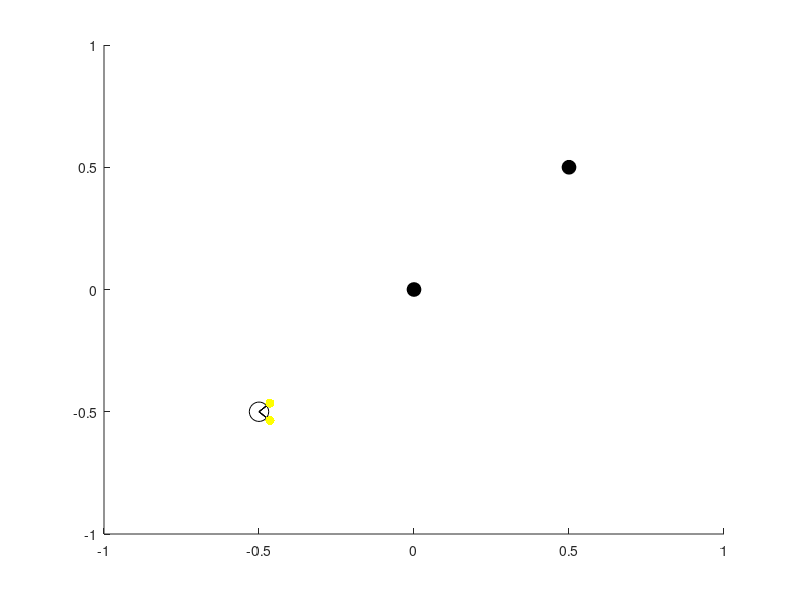

Recreate this plot in MATLAB.
clear             % Empty global memory

T  = 100;         % Simulation time per run
DT = 0.05;        % Integration time-step

% Parameters
N_AGENTS  = 1;    % Number of agents
N_OBJECTS = 2;    % Number of objects
NOISE     = 0.1;  % External perterbation


% Agent morphology
visibility    = [ 1.0  .* zeros(3,N_AGENTS), ...
                 1.0  .* ones(3,N_OBJECTS)];
radius        =   0.05 .* ones(1,N_AGENTS);
sensor_angles =   45.0 .* ones(3,N_AGENTS);

% Sensor and motor gains
sensor_gain   =   0.1  .* ones(3,N_AGENTS);
motor_gain    =   0.5  .* ones(3,N_AGENTS);

% Initial setup
position      = [ -1   .* (ones(2,N_AGENTS)-0.5), ...
                 0.* (ones(2,N_OBJECTS)-0.5)];
position      = [-0.5 0 0.5; -0.5 0 0.5]
bearing       =  0; (rand * 45 + rand * 45)  .* rand(1,N_AGENTS);

% Plot limits
LIMITS   = [-1,1];

% Set up figure
paths=[];
fig=figure(1);
set(fig,'Color',[1 1 1])
clf; hold on;

% Plot objects
for object = N_AGENTS+[1:N_OBJECTS]

% Get variables
xo = position(1,object);
yo = position(2,object);

% Plot object
c = 1-visibility(:,object)';
plot(xo,yo,'.','MarkerSize',30,'Color',c);
plot(xo,yo,'ko','MarkerSize',10);
end

% Plot agents
for agent = 1:N_AGENTS

% Get variables
x = position(1,agent);
y = position(2,agent);
a = bearing(agent);
R = radius(agent);

% Plot body
c = 1-visibility(:,agent)';
plot(x,y,'g.','Markersize',40,'Color',c);
plot(x,y,'ko','Markersize',14);

% Plot sensors
for sense = 1:3

% Get variables
b = sensor_angles(sense,agent);
c = [1,1,1]; c(sense)=0;

% Calculate left sensor position
sl_x = x + R.*cosd(a+b);
sl_y = y + R.*sind(a+b);

% Calculate right sensor position
sr_x = x + R.*cosd(a-b);
sr_y = y + R.*sind(a-b);

% Plot left sensor
plot([x,sl_x],[y,sl_y],'k');
plot(sl_x,sl_y,'.','Markersize',20,'Color',c);

% Plot right sensor
plot([x,sr_x],[y,sr_y],'k');
plot(sr_x,sr_y,'.','Markersize',20,'Color',c);

end
end

axis([LIMITS,LIMITS]);
drawnow

% Initialise control weights randomly
ipsi = 0;sign(rand-0.5) * (1 + rand);
contra = 0.2 ; sign(rand-0.5) * (1 + rand);
bias = rand / 2 + 0.1;

 w_ll = ipsi + (rand / 5 - 0.1);
w_lr = contra + (rand / 5 - 0.1);
bl = bias;
w_rl = 0;%contra + (rand / 5 - 0.1);
 w_rr = ipsi + (rand / 5 - 0.1);
br = bias;

% create rad2deg function
rad2deg = @(x) x.*180./pi;

